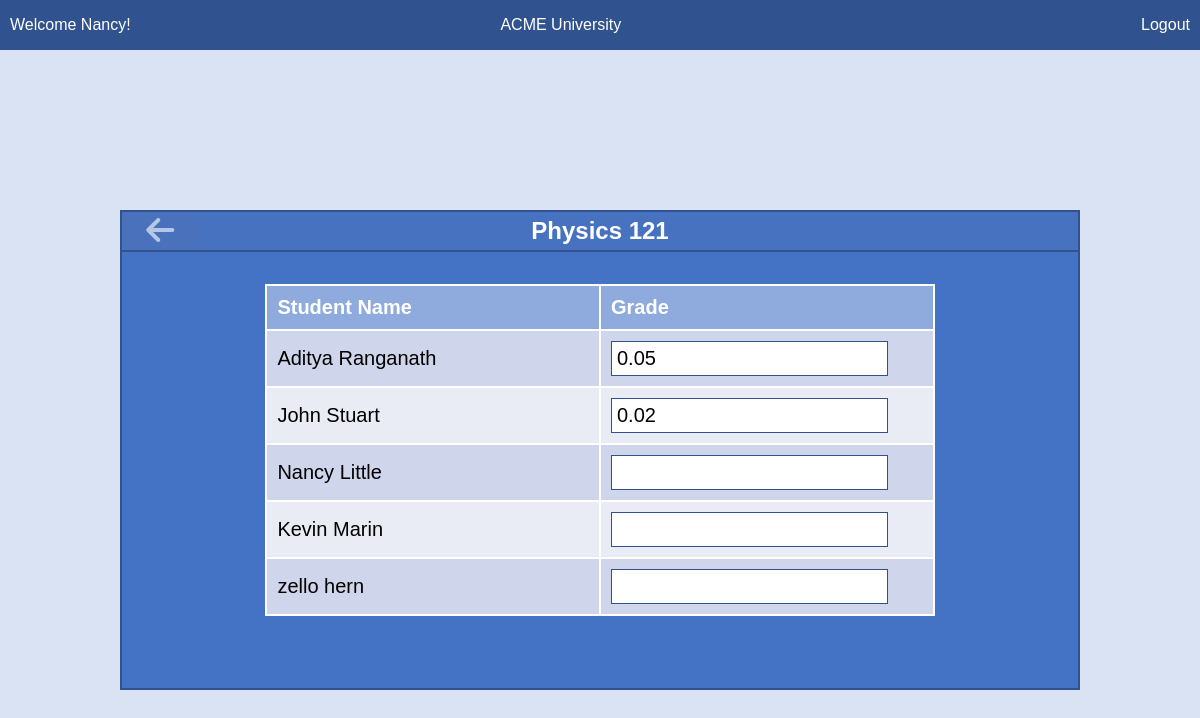
Screenshot of /editGrade/3/ (signed in) with the database file from the repository.
### base/models.py (models this page shows, shortened)
class Student(models.Model):
    student_user = models.OneToOneField(User, on_delete=models.CASCADE, related_name='student')
    username = models.CharField(max_length=200, blank=True, null=True)
    first_name = models.CharField(max_length=200, blank=True, null=True)

class Course(models.Model):
    instructor = models.ForeignKey(Teacher, on_delete=models.CASCADE, related_name='courses')
    course = models.CharField(max_length=100)
    students = models.ManyToManyField('Student', related_name='courses')
    schedule = models.CharField(max_length=100, blank=True, null=True)
    capacity = models.IntegerField()
    def __str__(self):
        return str(self.course)

class Enrollment(models.Model):
    student = models.ForeignKey(Student, on_delete=models.CASCADE, related_name='enrollments')
    course = models.ForeignKey(Course, on_delete=models.CASCADE, related_name='enrollments')
    grade = models.DecimalField(max_digits=5, decimal_places=2, null=True, blank=True)
    class Meta:
        unique_together = ('student', 'course')

### base/views.py (the view)
# urls.py: path('editGrade/<int:course_id>/', views.editGrade, name='editGrade'),
@login_required(login_url='login')
def editGrade(request, course_id):
    course = Course.objects.get(id=course_id)
    enrollments = Enrollment.objects.filter(course=course)
    if request.method == 'POST':
        formset = EnrollmentFormSet(request.POST, queryset=enrollments)
        if formset.is_valid():
            formset.save()
            return redirect('home')
        else:
            print(formset.errors)
    else:
        formset = EnrollmentFormSet(queryset=enrollments)
    context = {'enrollments': enrollments, 'formset': formset, 'course': course}
    return render(request, 'base/editing.html', context)

### base/templates/base/editing.html (shortened to what this page needs)
  {% extends 'main.html' %} {% block content %}
  <div class="flex-container">
  <div class="mid-container">
  <div class="title-container">
    <div class="item">
        <button class="click" id="button4" onclick="submitForm(event)"><i class="fas fa-arrow-left arrow-icon" style="color: rgb(181, 199, 229);"></i></i></button>
      <h2 id="button3" >{{course}}</h2>
  </div>
</div>
  <div class="table-container">
    <form method="post">
        <table id="first">
            <col style="width: 50%" />
            <col style="width: 50%" />
            <tr>
                <th>Student Name</th>
                <th>Grade</th>
            </tr>
            {% for form in formset %}
                <tr>
                    <td>{{ form.instance.student.username }}</td>
                    <td>{{ form.grade }}</td>
                </tr>
            {% endfor %}
        </table>
    </form>
</div>
</div>
</div>
{% endblock %}

### templates/navbar.html
<nav class="navbar">
    <div class="nav-left">
{% if request.user.teacher %}
        <span>Welcome Dr {{ request.user.teacher.last_name }}!</span>
    {% else %}
        <span>Welcome {{ request.user.student.first_name }}!</span>
    {% endif %}
    </div>
    <div class="nav-center">
        <span>ACME University</span>
    </div>
    <div class="nav-right">
        <a href="{% url 'logout' %}">Logout</a>
    </div>
</nav>

### static/styles/second.css (style rules this page uses)
* { box-sizing: border-box; margin: 0; padding: 0; }
body { font-family: Arial, Helvetica, sans-serif; }
.flex-container { background-color: rgb(218, 227, 243); display: flex; height: 100vh; justify-content: center; align-items: center; }
.mid-container { display: grid; grid-template-rows: auto 1fr; justify-items: center; min-width: 80vw; min-height: 60vh; background-color: rgb(68, 114, 196); border: 2px solid rgb(48, 83, 143); }
.title-container { position: relative; background-color: white; width: 100%; display: flex; text-align: center; }
.item { width: 100%; display: flex; align-items: center; }
input { font-size: 20px; border: 1.9px solid rgb(48, 83, 143); padding: 5px; }
.table-container { width: 100%; overflow-x: auto; text-align: center; }
table { margin: 50px; margin-top: 4vh; min-width: 70%; min-height: 80%; border-collapse: collapse; display: inline-table; font-size: 20px; }
td { border: 2px solid white; padding: 10px; text-align: start; }
th { color: white; border: 2px solid white; padding: 10px; text-align: start; background-color: rgb(143, 170, 220); }
tr:nth-child(even) { background-color: rgb(207, 213, 234); }
tr:nth-child(odd) { background-color: rgb(233, 235, 245); }
button { font-size: 24px; }
.arrow-icon { font-size: 2rem; }
#button3 { display: flex; justify-content: center; align-items: center; color: white; background-color: rgb(71, 114, 192); width: 100%; min-height: 5vh; border-top: none; border-left: none; border-right: none; border-bottom: 2px solid rgb(50, 83, 140); }
#button4 { position: absolute; left: 0; height: 100%; width: 8%; border:none; border-bottom: 2px solid rgb(50, 83, 140); ; background-color: rgb(74, 114, 188); }
.navbar { display: flex; justify-content: space-between; align-items: center; background-color: rgb(48, 83, 143); padding: 10px; color: white; height: 50px; font-family: Arial, Helvetica, sans-serif; font-size: 100%; }
.nav-center { margin-right: 150px; }
.nav-right a { color: white; text-decoration: none; }

### rows the page displays
Course: course "Physics 121"
Enrollment: instance.student.username "Aditya Ranganath"
Enrollment: instance.student.username "John Stuart"
Enrollment: instance.student.username "Nancy Little"
Enrollment: instance.student.username "Kevin Marin"
Enrollment: instance.student.username "zello hern"

### other values shown
{{ request.user.student.first_name }} "Nancy"
